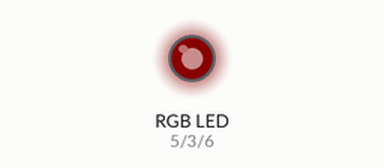
A sketch run on a simulated Arduino Uno, built with avr-gcc and run on an emulated ATmega328P. Parts: an RGB LED mixed from three pins (HIGH = lit). Dim RGB values are drawn brighter than linear.

Above: at 0.05 s.
At 1.5 s:
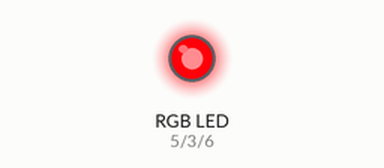
At 3.0 s:
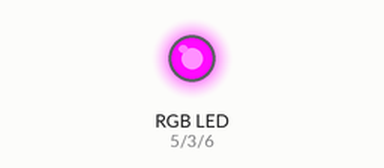
At 3.75 s:
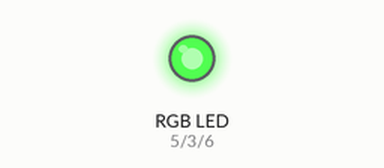
At 4.5 s:
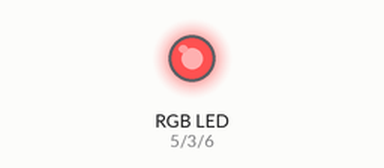
At 6.0 s:
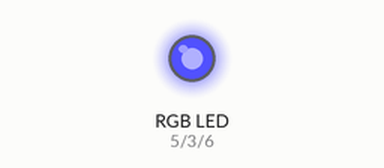
Timing chart, 0 to 7.8 s (numbered marks = the images above):
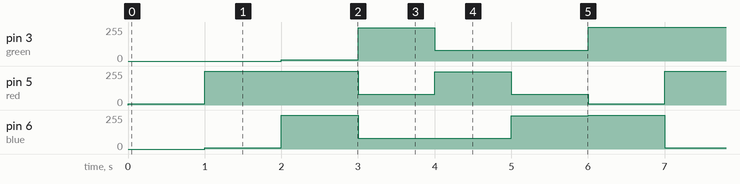

Measured:
- by itself, pin 3 (green): repeats every 6.0 s: 250/255 1.0 s, 80/255 2.0 s, 255/255 2.0 s, 10/255 1.0 s
- by itself, pin 5 (red): repeats every 6.0 s: 255/255 2.0 s, 80/255 1.0 s, 250/255 1.0 s, 80/255 1.0 s, 10/255 1.0 s
- by itself, pin 6 (blue): repeats every 6.0 s: 255/255 1.0 s, 80/255 2.0 s, 250/255 1.0 s, 255/255 1.0 s, 10/255 1.0 s

The sketch:

Led_Strip.ino
```cpp
#define red 5
#define blue 6
#define green 3

int mode = 0;
int brightness = 0;

void setup() {
  pinMode(red, OUTPUT);
  //pinMode(green, OUTPUT);
  //pinMode(blue, OUTPUT);
}

void loop() {
  //digitalWrite(red, HIGH);
  //digitalWrite(blue, HIGH);
  //digitalWrite(green, HIGH);
  if (mode == 0){
    defaultMode();
  }
  else if(mode == 1){
    discoMode();
  }
  else if(mode == 2){
    fadeMode();
  }

}


//--- LIGHT MODES ---//

void discoMode(){
  change(100, 100, 100, 0.5);
  //delay(500);
  allOff();
  change(80, 250, 50, 0.5);
  //delay(500);
  allOff();
  change(250, 250, 10, 0.5);
  //delay(500);
  allOff();
  change(30, 250, 250, 0.5);
  //delay(500);
  allOff();

}

void defaultMode(){

  Red(1);
  Blue(1);
  Green(1);
  Purple(1);
  Cian(1);
  Yellow(1);

}

void fadeMode(){
  for(int i = 0; i < 250; i++){
    analogWrite(red, brightness);
    brightness += 1;
    delay(10);
  }

  delay(500);

  for(int i = 0; i < 250; i++){
    analogWrite(red, brightness);
    analogWrite(blue, brightness);
    analogWrite(green, brightness);
    brightness -= 1;
    delay(10);
  }

  fadeMode();

}


//--FUNCTIONS TO CHANGE LIGHT BRIGHTNESS--
void change(int redB, int greenB, int blueB, double seconds){
  seconds = seconds * 1000;
  change(redB, greenB, blueB);
  delay(seconds);
}

void change(int redB, int greenB, int blueB){
  if(redB == 251){
    turnOff(red);
  }
  else{
    analogWrite(red, redB);
  }

  if(greenB == 251){
    turnOff(green);
  }
  else{
    analogWrite(green, greenB);
  }

  if(blueB == 251){
    turnOff(blue);
  }
  else{
    analogWrite(blue, blueB);
  }

}
void turnOff(int color){
  digitalWrite(color, HIGH);
}

void allOff(){
  digitalWrite(red, HIGH);
  digitalWrite(blue, HIGH);
  digitalWrite(green, HIGH);
  delay(400);

}


//-------------COLOURS-----------//
void Red(int t){
  change(10, 251, 251, t);//red
}

void Blue(int t){
  change(251, 251, 10, t);//blue
}

void Green(int t){
  change(251, 10, 251, t);//green
}

void Purple(int t){
  change(80, 250, 80, t);//purple
}

void Yellow(int t){
  change(80, 80, 250, t);//yellowish-green
}

void Cian(int t){
  change(250, 80, 80, t);//cian
}
```
